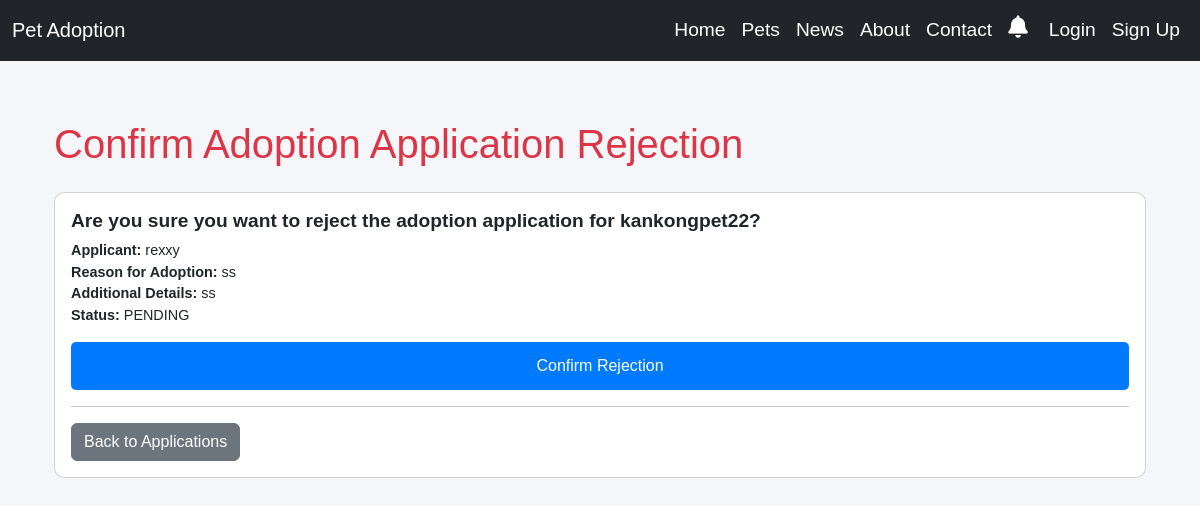
Screenshot of /adoptions/reject/34/ with the database file from the repository.
### app/models.py (models this page shows, shortened)
class AdoptionApplication(models.Model):
    pet = models.ForeignKey(Pet, on_delete=models.CASCADE)
    user = models.ForeignKey(settings.AUTH_USER_MODEL, on_delete=models.CASCADE)
    reason_for_adoption = models.TextField()
    additional_details = models.TextField(blank=True, null=True)
    created_at = models.DateTimeField(auto_now_add=True)
    status = models.CharField(max_length=20, choices=[
        ('PENDING', 'Pending'),
        ('APPROVED', 'Approved'),
        ('DENIED', 'Denied')
    ], default='PENDING')
    approved_by = models.ForeignKey(
        settings.AUTH_USER_MODEL,
        null=True, blank=True,
        on_delete=models.SET_NULL,
        related_name="approved_applications"
    )

class Pet(models.Model):
    name = models.CharField(max_length=100)
    animal = models.CharField(max_length=50)
    breed = models.CharField(max_length=50)
    age = models.IntegerField()
    description = models.TextField()
    post_image = models.ImageField(upload_to='pets/')
    owner = models.ForeignKey(settings.AUTH_USER_MODEL, null=True, blank=True, on_delete=models.SET_NULL)
    is_adopted = models.BooleanField(default=False)

### accounts/models.py (models this page shows, shortened)
class CustomUser(AbstractUser):
    age = models.IntegerField(null=True, blank=True)
    gender = models.CharField(max_length=10,  choices=[
            ('Male', 'Male'),
            ('Female', 'Female'),
            ('Other', 'Other'),
        ],)
    phone_number = models.CharField(max_length=15)
    image = models.ImageField(upload_to='profile_images/', blank=True, null=True, default='profile_images/default_profile.jpg')

### app/views.py (the view, shortened to what this page needs)
# urls.py: path('adoptions/reject/<int:pk>/', AdoptionApplicationRejectView.as_view(),
class AdoptionApplicationRejectView(DeleteView):
    model = AdoptionApplication
    template_name = 'applicant/adoption_application_reject.html'
    context_object_name = 'application'
    success_url = reverse_lazy('adoption_application_list')  # Redirect to the application list after rejection
    def get_object(self, queryset=None):
        return get_object_or_404(AdoptionApplication, pk=self.kwargs['pk'])

### app/context_processors.py (called while the page is built)
def notification_count(request):
    if request.user.is_authenticated:
        unread_count = Notification.objects.filter(
            Q(sender=request.user) | Q(recipient=request.user),
            is_read=False
        ).count()
    else:
        unread_count = 0
    return {'unread_notifications_count': unread_count}

### app/templates/applicant/adoption_application_reject.html (shortened to what this page needs)
{% extends 'app/base.html' %}
{% block content %}
<div class="container mt-4">
    <h1 class="mb-4 text-danger">Confirm Adoption Application Rejection</h1>
    <div class="card">
        <div class="card-body">
            <h5 class="card-title">Are you sure you want to reject the adoption application for {{ application.pet.name }}?</h5>
            <p class="card-text">
                <strong>Applicant:</strong> {{ application.user.username }}<br>
                <strong>Reason for Adoption:</strong> {{ application.reason_for_adoption }}<br>
                <strong>Additional Details:</strong> {{ application.additional_details }}<br>
                <strong>Status:</strong> {{ application.status }}
            </p>
            <form method="post">
                <button type="submit" class="btn btn-danger">Confirm Rejection</button>
            </form>
            <hr>
            <a href="{% url 'adoption_application_list' %}" class="btn btn-secondary">Back to Applications</a>
        </div>
    </div>
</div>
{% endblock content %}

### static/css/base.css (style rules this page uses)
body { font-family: 'Arial', sans-serif; background-color: #f4f6f9; margin: 0; padding: 0; }
a { text-decoration: none; color: inherit; }
.card { border-radius: 10px; overflow: hidden; }
.card-body { padding: 1rem; }
.card-title { font-size: 1.2rem; font-weight: bold; }
.card-text { font-size: 0.9rem; }
button[type="submit"] { padding: 12px 20px; font-size: 1rem; background-color: #007bff; color: white; border: none; border-radius: 5px; cursor: pointer; width: 100%; transition: background-color 0.3s; }

### rows the page displays
AdoptionApplication: pet.name "kankongpet22", user.username "rexxy", reason_for_adoption "ss", additional_details "ss", status "PENDING"
